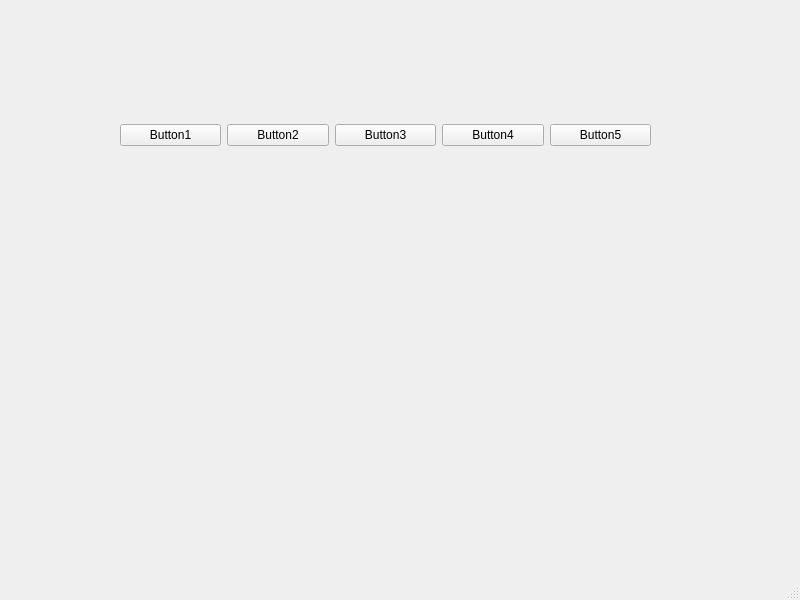
<?xml version="1.0" encoding="UTF-8"?>
<ui version="4.0">
 <class>MainWindow</class>
 <widget class="QMainWindow" name="MainWindow">
  <property name="geometry">
   <rect>
    <x>0</x>
    <y>0</y>
    <width>800</width>
    <height>600</height>
   </rect>
  </property>
  <property name="windowTitle">
   <string>MainWindow</string>
  </property>
  <widget class="QWidget" name="centralwidget">
   <widget class="QWidget" name="">
    <property name="geometry">
     <rect>
      <x>120</x>
      <y>70</y>
      <width>531</width>
      <height>131</height>
     </rect>
    </property>
    <layout class="QHBoxLayout" name="horizontalLayout">
     <item>
      <widget class="QPushButton" name="pushButton">
       <property name="text">
        <string>Button1</string>
       </property>
      </widget>
     </item>
     <item>
      <widget class="QPushButton" name="pushButton_2">
       <property name="text">
        <string>Button2</string>
       </property>
      </widget>
     </item>
     <item>
      <widget class="QPushButton" name="pushButton_3">
       <property name="text">
        <string>Button3</string>
       </property>
      </widget>
     </item>
     <item>
      <widget class="QPushButton" name="pushButton_4">
       <property name="text">
        <string>Button4</string>
       </property>
      </widget>
     </item>
     <item>
      <widget class="QPushButton" name="pushButton_5">
       <property name="text">
        <string>Button5</string>
       </property>
      </widget>
     </item>
    </layout>
   </widget>
  </widget>
  <widget class="QMenuBar" name="menubar">
   <property name="geometry">
    <rect>
     <x>0</x>
     <y>0</y>
     <width>800</width>
     <height>22</height>
    </rect>
   </property>
  </widget>
  <widget class="QStatusBar" name="statusbar"/>
 </widget>
 <resources/>
 <connections/>
</ui>
